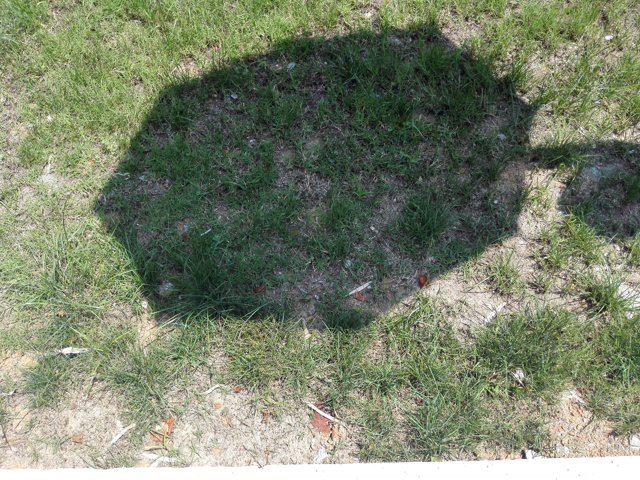
#> input picture Images/image2.png, 640 x 480 px
$ jupyter execute main.ipynb   (older library calls are emulated)
#> lines starting #> are read from the running program, lines starting #| are printed output that depends on the picture
[cell 1]
from scipy.signal import convolve2d
from matplotlib import pyplot as plt
from collections import Counter
from skimage import feature
import numpy as np
import cv2

##### We considered

Intensity
Solidity
#Edges

[cell 2]
image = cv2.imread('./Images/image2.png')
#> image is the input picture: shape (480, 640, 3); mean B, G, R 106.7, 130.1, 121.7
image = cv2.cvtColor(image,cv2.COLOR_BGR2RGB)
plt.imshow(image)

#### Shadow Removal from Scanned Image

[cell 3]
rgb_planes = cv2.split(image)

result_planes = []
result_norm_planes = []

for plane in rgb_planes:

    dilated_image = cv2.dilate(plane,np.ones((7,7),np.uint8))

    bg_img = cv2.medianBlur(dilated_image,21)
    diff_img = 255 - cv2.absdiff(plane,bg_img)

    norm_img = cv2.normalize(diff_img,None,alpha=0,beta=255,norm_type=cv2.NORM_MINMAX,dtype=cv2.CV_8UC1)
    result_norm_planes.append(norm_img)
#> this loop made 3 passes
#> pass 1, `dilated_image = cv2.dilate(plane,np.ones((7,7),np.uint8))`:
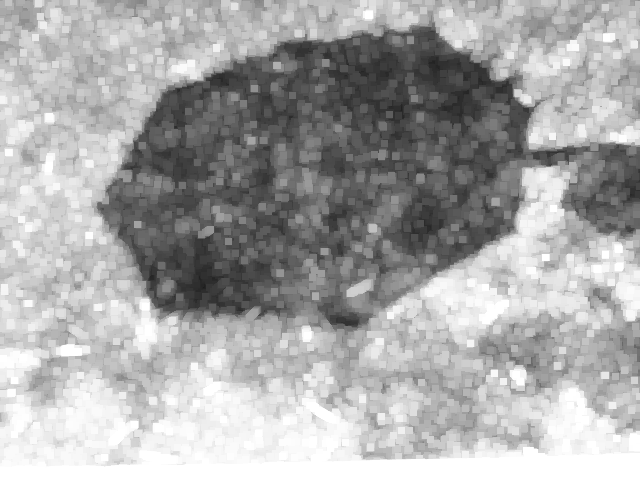
#> dilated_image: shape (480, 640); min 28, max 255, mean 168.2
#> pass 1, `bg_img = cv2.medianBlur(dilated_image,21)`:
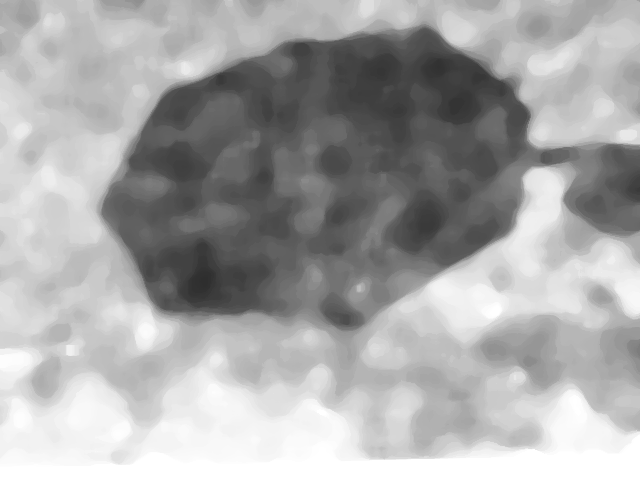
#> bg_img: shape (480, 640); min 46, max 255, mean 167.9
#> pass 1, `diff_img = 255 - cv2.absdiff(plane,bg_img)`:
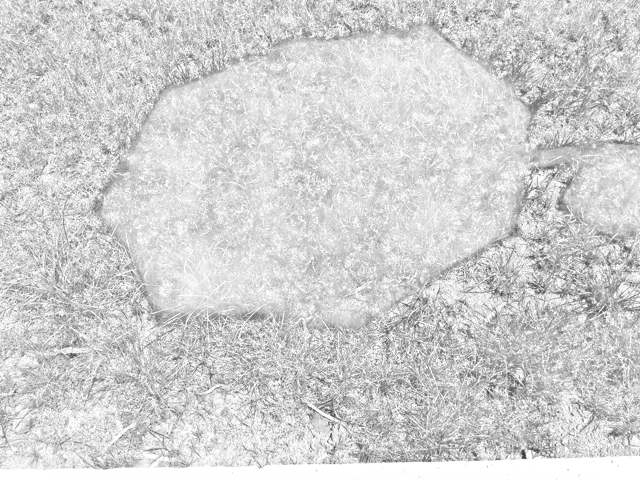
#> diff_img: shape (480, 640); min 53, max 255, mean 208.4
#> pass 1, `norm_img = cv2.normalize(diff_img,None,alpha=0,beta=255,norm_type=cv2...`:
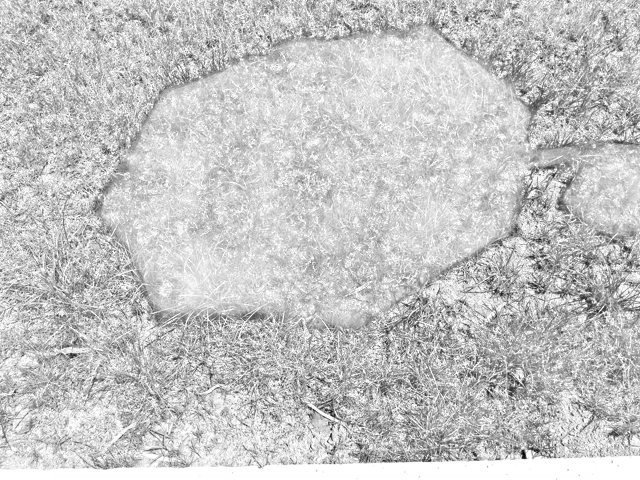
#> norm_img: shape (480, 640); min 0, max 255, mean 196.1
#> after the loop:
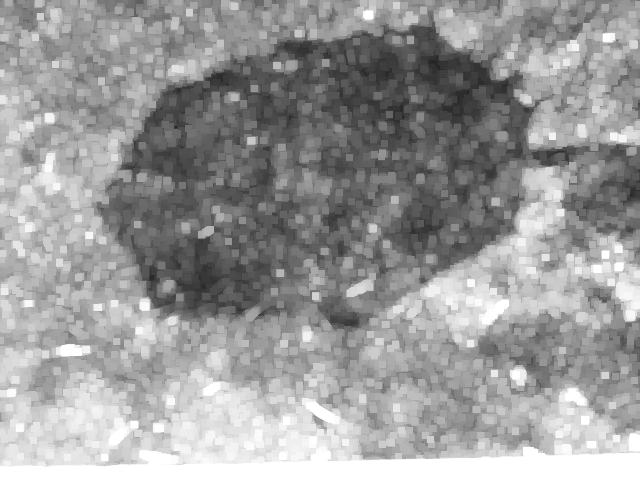
#> dilated_image: shape (480, 640); min 35, max 255, mean 154.4
#> after the loop, result_norm_planes = 3 items

result_norm = cv2.merge(result_norm_planes)
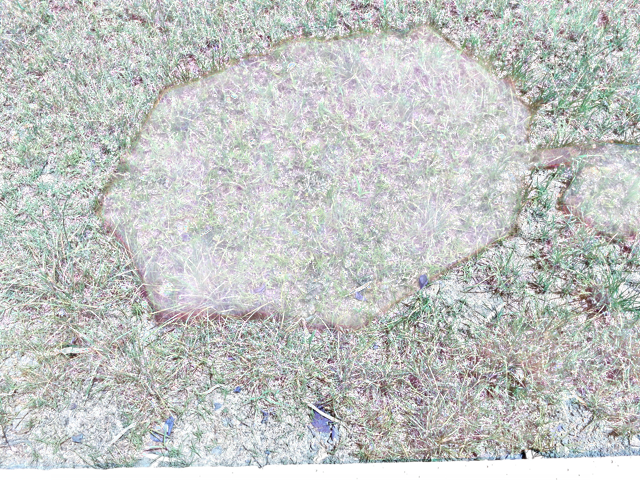
#> result_norm: shape (480, 640, 3); mean of channels 0, 1, 2 196.1, 197.9, 195; drawn as B, G, R
plt.imshow(result_norm)

$ run again, with Images/image11.png copied over Images/image2.png
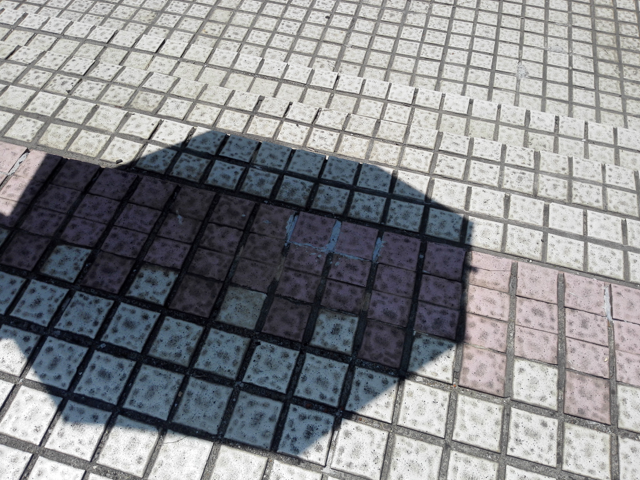
#> input picture Images/image11.png, 640 x 480 px
#> image is the input picture: shape (480, 640, 3); mean B, G, R 139.3, 136.2, 134.9
#> the loop `for plane in rgb_planes: ` made 3 passes
#> after the loop `for plane in rgb_planes:`:
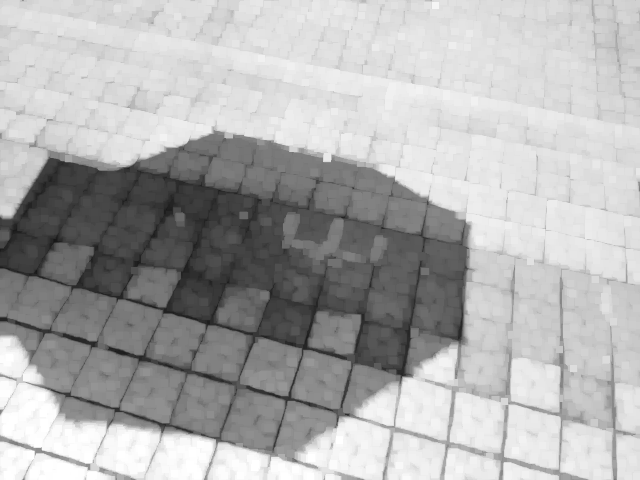
#> dilated_image: shape (480, 640); min 23, max 255, mean 175.4
#> after the loop `for plane in rgb_planes:`: result_norm_planes = 3 items
#> `result_norm = cv2.merge(result_norm_planes)`:
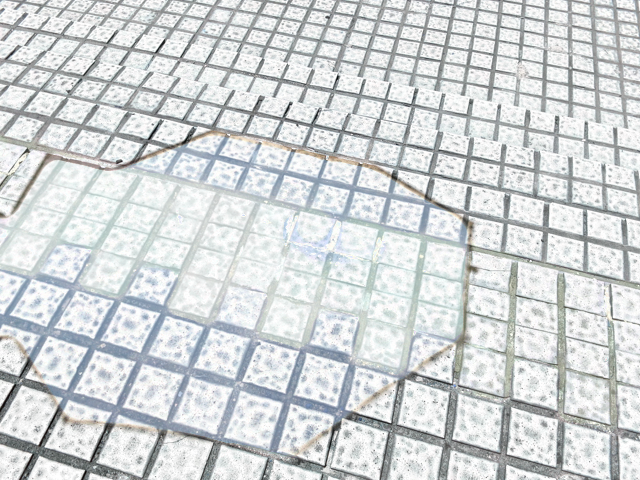
#> result_norm: shape (480, 640, 3); mean of channels 0, 1, 2 215, 213.9, 210.1; drawn as B, G, R

$ run again, with Images/image12.png copied over Images/image2.png
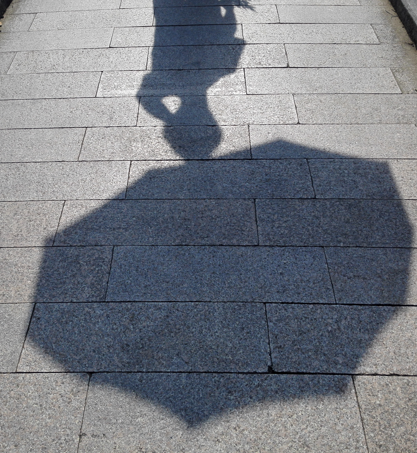
#> input picture Images/image12.png, 417 x 453 px
#> image is the input picture: shape (453, 417, 3); mean B, G, R 130.4, 122.4, 118.3
#> the loop `for plane in rgb_planes: ` made 3 passes
#> after the loop `for plane in rgb_planes:`:
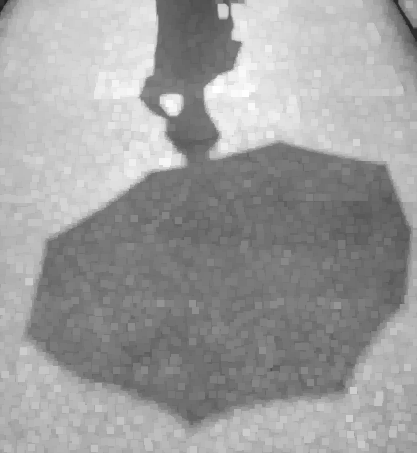
#> dilated_image: shape (453, 417); min 31, max 255, mean 157.7
#> after the loop `for plane in rgb_planes:`: result_norm_planes = 3 items
#> `result_norm = cv2.merge(result_norm_planes)`:
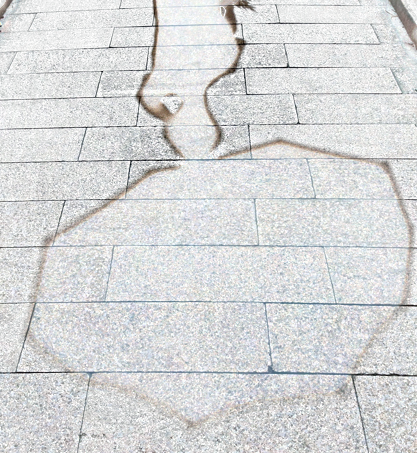
#> result_norm: shape (453, 417, 3); mean of channels 0, 1, 2 217.2, 216.6, 215.4; drawn as B, G, R

$ run again, with Images/image13.png copied over Images/image2.png
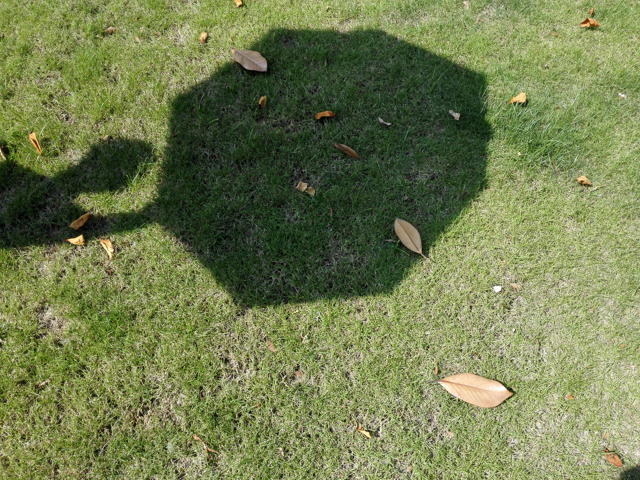
#> input picture Images/image13.png, 640 x 480 px
#> image is the input picture: shape (480, 640, 3); mean B, G, R 79.7, 125.9, 115
#> the loop `for plane in rgb_planes: ` made 3 passes
#> after the loop `for plane in rgb_planes:`:
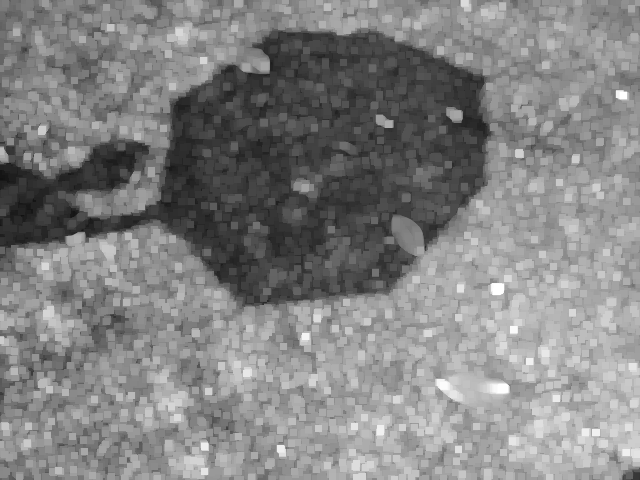
#> dilated_image: shape (480, 640); min 17, max 255, mean 130.7
#> after the loop `for plane in rgb_planes:`: result_norm_planes = 3 items
#> `result_norm = cv2.merge(result_norm_planes)`:
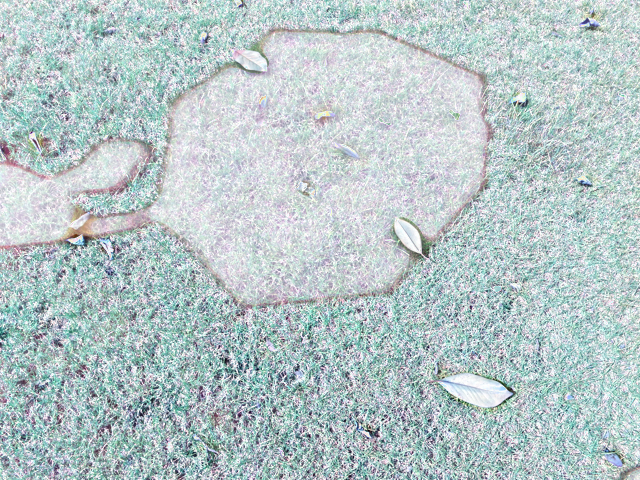
#> result_norm: shape (480, 640, 3); mean of channels 0, 1, 2 200.6, 198.9, 183.2; drawn as B, G, R
